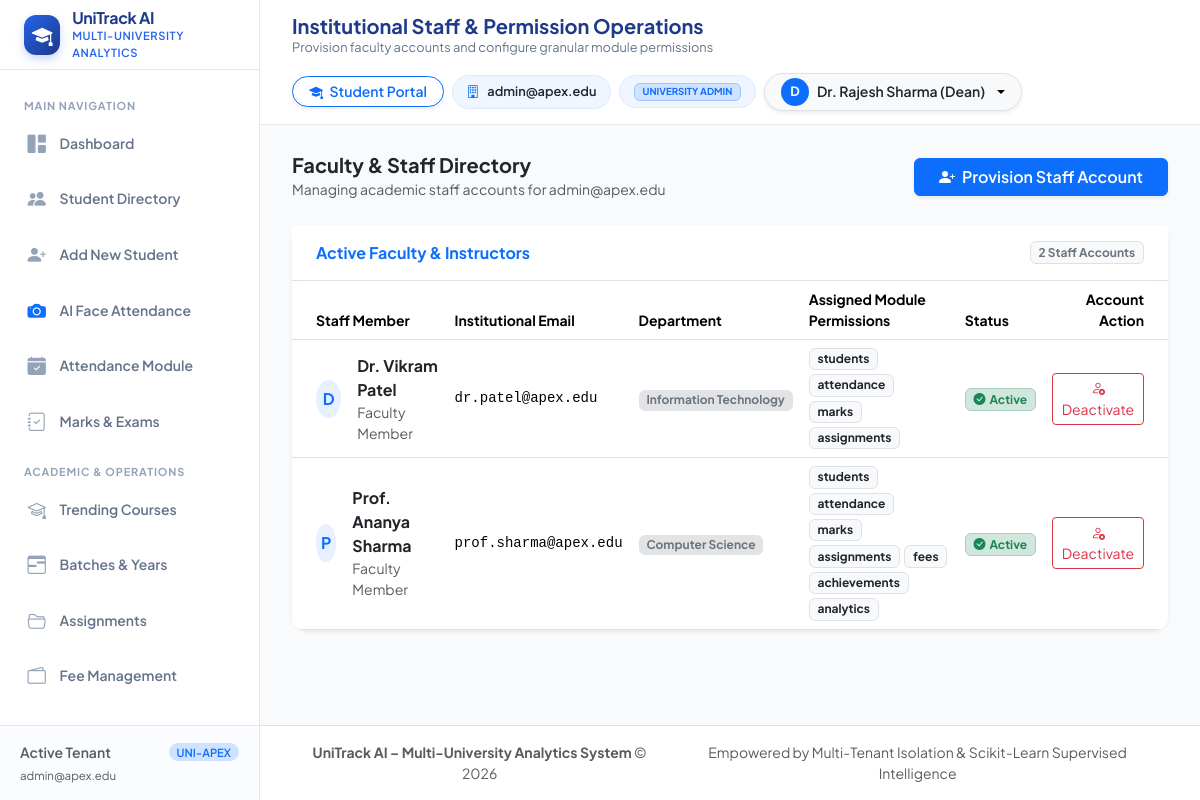
/staff (signed in), run on the app's committed database.
### tables this page shows
CREATE TABLE users (
            id INTEGER PRIMARY KEY AUTOINCREMENT,
            university_id TEXT,
            email TEXT UNIQUE NOT NULL,
            password_hash TEXT NOT NULL,
            full_name TEXT NOT NULL,
            role TEXT NOT NULL, -- 'super_admin', 'university_admin', 'staff'
            department TEXT,
            permissions TEXT DEFAULT '["all"]', -- JSON list of module permissions
            is_active INTEGER DEFAULT 1,
            failed_logins INTEGER DEFAULT 0,
            locked_until TIMESTAMP,
            created_at TIMESTAMP DEFAULT CURRENT_TIMESTAMP,
            FOREIGN KEY (university_id) REFERENCES universities (id) ON DELETE CASCADE
        );

### Student_Performance_Analytics/app.py (the view)
@app.route('/staff')
@login_required
@roles_required('university_admin')
def staff_view():
    uni_id = get_current_university_id()
    with db_session() as conn:
        cursor = conn.cursor()
        cursor.execute("SELECT * FROM users WHERE university_id = ? AND role = 'staff' ORDER BY full_name", (uni_id,))
        staff = []
        for r in cursor.fetchall():
            d = dict(r)
            try:
                d['permissions_list'] = json.loads(d['permissions'] or '[]')
            except Exception:
                d['permissions_list'] = [d['permissions']]
            staff.append(d)
        cursor.execute("SELECT * FROM departments WHERE university_id = ? ORDER BY name", (uni_id,))
        departments = [dict(r) for r in cursor.fetchall()]
    return render_template('staff.html', active_page='staff', staff_members=staff, departments=departments)

### Student_Performance_Analytics/app.py (called while the page is built)
@app.context_processor
def inject_global_template_vars():
    return {
        'current_user': get_current_user(),
        'csrf_token': generate_csrf_token,
        'generate_csrf_token': generate_csrf_token,
        'today': datetime.date.today().strftime('%Y-%m-%d')
    }

@app.before_request
def csrf_protection_hook():
    if app.config.get('TESTING'):
        return
    exempt_paths = ['/api/status', '/api/predict']
    if request.path not in exempt_paths:
        validate_csrf()

### Student_Performance_Analytics/auth.py (called while the page is built, shortened)
def generate_csrf_token():
    if '_csrf_token' not in session:
        session['_csrf_token'] = secrets.token_hex(32)
    return session['_csrf_token']

def validate_csrf():
    if request.method in ['POST', 'PUT', 'DELETE', 'PATCH']:
        token = (
            request.headers.get('X-CSRFToken') or
            request.form.get('csrf_token') or
            (request.is_json and request.get_json(silent=True) and request.get_json(silent=True).get('csrf_token'))
        )
        expected_token = session.get('_csrf_token')
        if not expected_token or not token or token != expected_token:
            log_audit_event('CSRF_VALIDATION_FAILED', f"Path: {request.path}")
            if request.is_json:
                abort(403, description="CSRF token validation failed or missing.")
            flash("Security check failed (CSRF token missing or expired). Please try again.", "danger")
            abort(403)

def get_current_user():
    return session.get('user')

def login_required(f):
    @functools.wraps(f)
    def decorated_function(*args, **kwargs):
        if not session.get('user'):
            flash("Please log in to access this page.", "warning")
            return redirect(url_for('login_view', next=request.path))
        return f(*args, **kwargs)
    return decorated_function

def roles_required(*allowed_roles):
    def decorator(f):
        @functools.wraps(f)
        def decorated_function(*args, **kwargs):
            user = session.get('user')
            if not user:
                flash("Please log in to continue.", "warning")
                return redirect(url_for('login_view', next=request.path))
            return f(*args, **kwargs)
        return decorated_function
    return decorator

def get_current_university_id():
    user = session.get('user')
    if not user:
        return None
    return user.get('university_id')

### Student_Performance_Analytics/templates/staff.html (shortened to what this page needs)
{% extends "base.html" %}
{% block page_title %}Institutional Staff & Permission Operations{% endblock %}
{% block page_subtitle %}Provision faculty accounts and configure granular module permissions{% endblock %}
{% block content %}
<div class="d-flex justify-content-between align-items-center mb-4">
    <div>
        <h5 class="fw-bold mb-0 text-dark">Faculty & Staff Directory</h5>
        <span class="text-muted small">Managing academic staff accounts for {{ current_user.university_name }}</span>
    </div>
    <button type="button" class="btn btn-primary px-4 fw-semibold shadow-sm" data-bs-toggle="modal" data-bs-target="#createStaffModal">
        <i class="bi bi-person-plus-fill me-1"></i> Provision Staff Account
    </button>
</div>
<div class="card border-0 shadow-sm rounded-4">
    <div class="card-header bg-white border-bottom py-3 px-4 d-flex justify-content-between align-items-center">
        <h6 class="fw-bold mb-0 text-primary">Active Faculty & Instructors</h6>
        <span class="badge bg-light text-secondary border">{{ staff_members|length }} Staff Accounts</span>
    </div>
    <div class="card-body p-0">
        <div class="table-responsive">
            <table class="table table-hover align-middle mb-0">
                <thead class="bg-light text-secondary small">
                    <tr>
                        <th class="ps-4">Staff Member</th>
                        <th>Institutional Email</th>
                        <th>Department</th>
                        <th>Assigned Module Permissions</th>
                        <th>Status</th>
                        <th class="text-end pe-4">Account Action</th>
                    </tr>
                </thead>
                <tbody>
                    {% for s in staff_members %}
                    <tr>
                        <td class="ps-4">
                            <div class="d-flex align-items-center gap-3">
                                <div class="rounded-circle bg-primary bg-opacity-10 text-primary d-flex align-items-center justify-content-center fw-bold" style="width: 38px; height: 38px;">
                                    {{ s.full_name[:1] }}
                                </div>
                                <div>
                                    <strong class="text-dark">{{ s.full_name }}</strong>
                                    <div class="text-muted small">Faculty Member</div>
                                </div>
                            </div>
                        </td>
                        <td class="font-monospace small">{{ s.email }}</td>
                        <td><span class="badge bg-secondary-subtle text-secondary">{{ s.department or 'General' }}</span></td>
                        <td>
                            <div class="d-flex flex-wrap gap-1">
                                {% for p in s.permissions_list %}
                                    <span class="badge bg-light text-dark border small">{{ p }}</span>
                                {% endfor %}
                            </div>
                        </td>
                        <td>
                            {% if s.is_active == 1 %}
                                <span class="badge bg-success-subtle text-success border border-success-subtle"><i class="bi bi-check-circle-fill me-1"></i>Active</span>
                            {% else %}
                                <span class="badge bg-danger-subtle text-danger border border-danger-subtle"><i class="bi bi-slash-circle me-1"></i>Deactivated</span>
                            {% endif %}
                        </td>
                        <td class="text-end pe-4">
                            <form action="{{ url_for('staff_toggle_status', user_id=s.id) }}" method="POST" class="d-inline">
                                {% if s.is_active == 1 %}
                                    <button type="submit" class="btn btn-sm btn-outline-danger" onclick="return confirm('Deactivate this staff account?')">
                                        <i class="bi bi-person-x"></i> Deactivate
                                    </button>
                                {% else %}
                                    <button type="submit" class="btn btn-sm btn-outline-success">
                                        <i class="bi bi-person-check"></i> Activate
                                    </button>
                                {% endif %}
                            </form>
                        </td>
                    </tr>
                    {% else %}
                    <tr>
                        <td colspan="6" class="text-center py-4 text-muted">No staff accounts found. Click "Provision Staff Account" above.</td>
                    </tr>
                    {% endfor %}
                </tbody>
            </table>
        </div>
    </div>
</div>
{% endblock %}

### Student_Performance_Analytics/static/css/style.css (style rules this page uses)
:root { --bg-main: #FFFFFF; --bg-canvas: #F8FAFC; --primary-blue: #2563EB; --primary-blue-hover: #1D4ED8; --dark-blue: #1E3A8A; --light-blue: #EFF6FF; --light-blue-hover: #DBEAFE; --text-primary: #172554; --text-secondary: #64748B; --text-muted: #94A3B8; --border-color: #E2E8F0; --border-subtle: #F1F5F9; --card-bg: #FFFFFF; --card-shadow: 0 4px 14px 0 rgba(30, 58, 138, 0.05), 0 1px 3px 0 rgba(0, 0, 0, 0.02); --card-shadow-hover: 0 10px 25px -3px rgba(37, 99, 235, 0.12), 0 4px 6px -2px rgba(0, 0, 0, 0.04); --danger-red: #DC2626; --danger-bg: #FEF2F2; --warning-orange: #D97706; --warning-bg: #FFFBEB; --success-green: #059669; --success-bg: #ECFDF5; --accent-purple: #7C3AED; --accent-purple-bg: #F5F3FF; --sidebar-width: 260px; --topbar-height: 70px; --radius-sm: 8px; --radius-md: 12px; --radius-lg: 16px; --radius-pill: 9999px; --transition: all 0.25s cubic-bezier(0.4, 0, 0.2, 1); }
* { box-sizing: border-box; margin: 0; padding: 0; }
body { font-family: 'Plus Jakarta Sans', -apple-system, BlinkMacSystemFont, 'Segoe UI', Roboto, sans-serif; background-color: var(--bg-canvas); color: var(--text-primary); min-height: 100vh; overflow-x: hidden; line-height: 1.5; }
.card { background: var(--card-bg); border: 1px solid var(--border-color); border-radius: var(--radius-lg); box-shadow: var(--card-shadow); transition: var(--transition); }
.table-responsive { border-radius: var(--radius-md); }

### data on the page
users: full_name "D", full_name "Dr. Vikram Patel", email "dr.patel@apex.edu", department "Information Technology", permissions_list "students" "attendance" "marks" "assignments", is_active 1 (drawn)
users: full_name "P", full_name "Prof. Ananya Sharma", email "prof.sharma@apex.edu", department "Computer Science", permissions_list "students" "attendance" "marks" "assignments" "fees" "achievements" "analytics", is_active 1 (drawn)

### other printed values
{{ current_user.university_name if current_user else 'UniTrack Global' }} "admin@apex.edu"
{{ current_user.university_name }} "admin@apex.edu"
{{ current_user.role.replace('_', ' ') }} "UNIVERSITY ADMIN"
{{ current_user.full_name[:1] }} "D"
{{ current_user.full_name }} "Dr. Rajesh Sharma (Dean)"
{{ staff_members|length }} "2"
